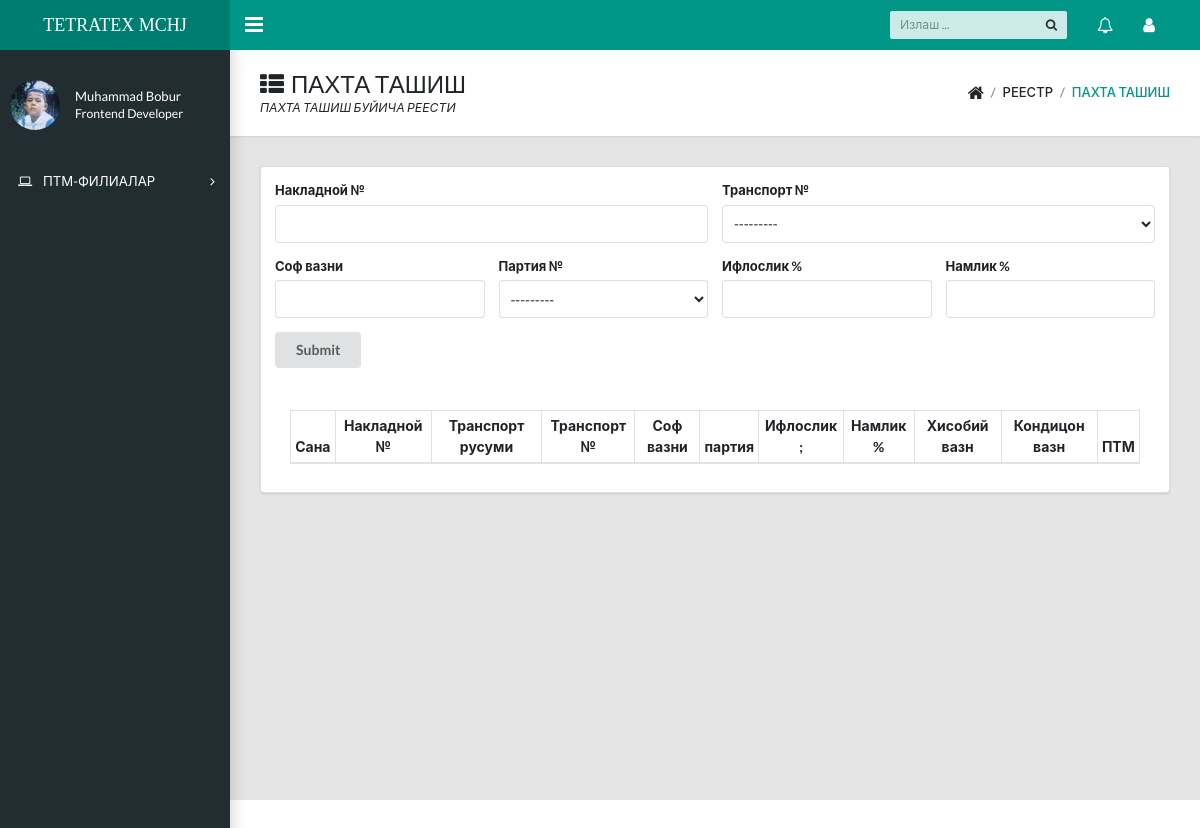
The app's page /home/forms/ (signed in), older data.
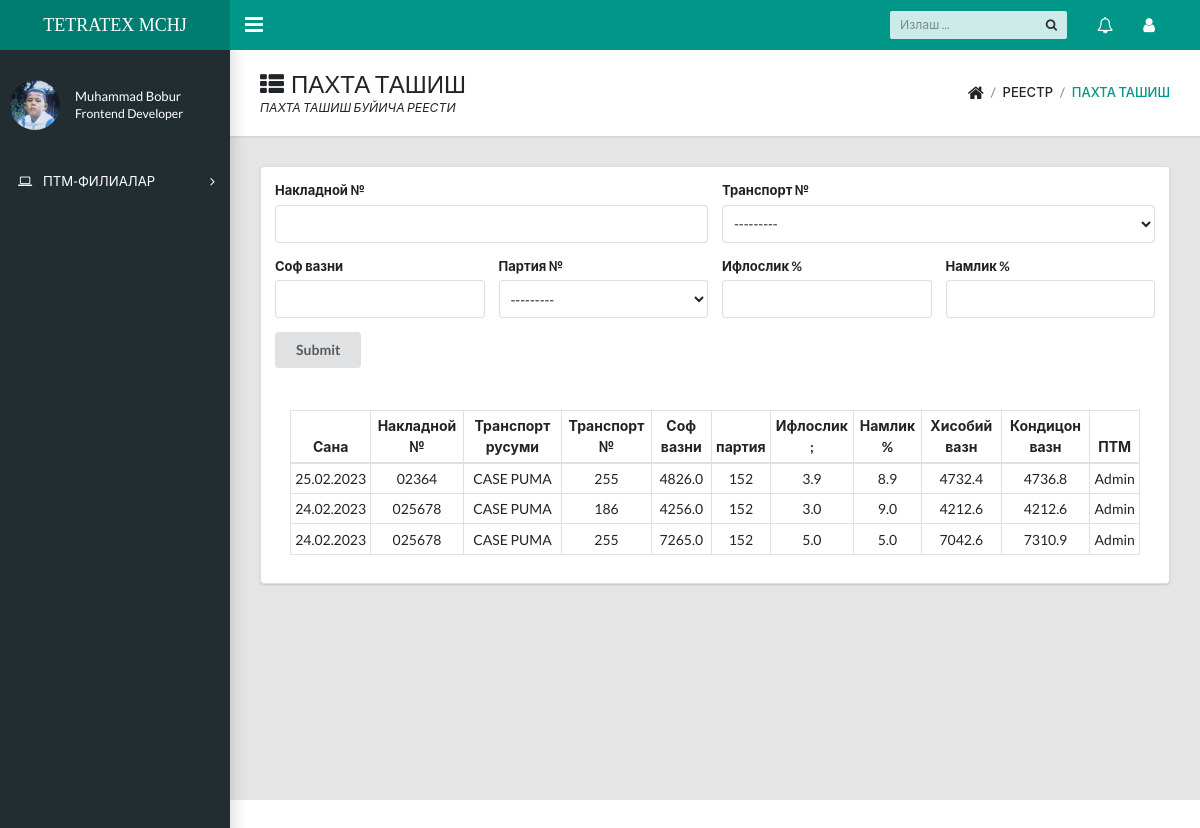
The same page, newer data.
### tash/models.py (models this page shows, shortened)
class Tashish(models.Model):
    ptm=models.ForeignKey('Punkt',on_delete=models.SET_NULL,null=True)
    date=models.DateField()
    nak_num=models.CharField(max_length=20,verbose_name='Накладной раками')
    transport=models.ForeignKey('Transport',on_delete=models.SET_NULL,verbose_name='Транспортни танланг',null=True)
    sofVazn=models.FloatField(verbose_name='Соф Вазни')
    partiya=models.ForeignKey("Partiya",on_delete=models.SET_NULL,verbose_name='Партия раками',null=True)
    ifloslik=models.FloatField(verbose_name='Ифлослиги')
    namlik=models.FloatField(verbose_name='Намлиги')
    xisobiy=models.FloatField(blank=True,verbose_name='Хисобий Вазни')
    kond=models.FloatField(blank=True,verbose_name='Кондицион Вазни')
    imzo=models.BooleanField(default=False)
    class Meta:
        verbose_name_plural = "ПАХТАНИ ТАШИШ"

### tash/views.py (the view)
# urls.py: path('forms/',formsfor, name="formset"),
def formsfor(request):
    user=request.user.profile
    ptm=request.user.punkt.id
    partiya=Partiya.objects.filter(ptm=ptm)
    tr_list=Transport.objects.all()
    form=TashishForm(request.POST)
    tash=Tashish.objects.filter(ptm=ptm).order_by('-date').values('date','nak_num','transport__rusum','transport__tr_num','sofVazn','partiya__partiya','ifloslik','namlik','xisobiy','kond','ptm__name')[0:10]
    context={'user':user,'form':form,"tr_list":tr_list,"partiya":partiya,"tash":tash}
    return render(request,'forms/forms.html',context)

### tash/forms.py
class TashishForm(forms.ModelForm):
    class Meta:
        model=Tashish
        fields=['nak_num','transport','sofVazn','partiya','ifloslik','namlik']
        widgets={
            'nak_num':forms.TextInput(attrs={'type':'number'}),
            'sofVazn':forms.TextInput(attrs={'type':'number'}),
        }

### templates/forms/forms.html
{% extends 'docs/dashboard.html' %}
{% block content %}
<main class="app-content">
  <div class="app-title">
    <div>
      <h1><i class="fa fa-th-list pr-2"></i>ПАХТА ТАШИШ</h1>
      <p>ПАХТА ТАШИШ БУЙИЧА РЕЕСТИ</p>
    </div>
    <ul class="app-breadcrumb breadcrumb side">
      <li class="breadcrumb-item"><i class="fa fa-home fa-lg"></i></li>
      <li class="breadcrumb-item">РЕЕСТР</li>
      <li class="breadcrumb-item active"><a href="#">ПАХТА ТАШИШ</a></li>
    </ul>
  </div>
  {% include 'forms/forms-inc.html' %}
  <div class="col-12 pt-5">
  {% include 'forms/mini-table.html'%}
  </div>
</main>
{% endblock %}

### templates/forms/mini-table.html
<table class="table table-sm table-bordered text-center">
    <thead>
      <tr>
        <th scope="col">Сана</th>
        <th scope="col">Накладной №</th>
        <th scope="col">Транспорт русуми</th>
        <th scope="col">Транспорт №</th>
        <th scope="col">Соф вазни</th>
        <th scope="col">партия</th>
        <th scope="col">Ифлослик ;</th>
        <th scope="col">Намлик %</th>
        <th scope="col">Хисобий вазн</th>
        <th scope="col">Кондицон вазн</th>
        <th scope="col">ПТМ</th>
      </tr>
    </thead>
    <tbody>
      {% for t in tash %}
      <tr>
       <td>{{t.date|date:"d.m.Y"}}</td>
       <td>{{t.nak_num}}</td>
       <td>{{t.transport__rusum}}</td>
       <td>{{t.transport__tr_num}}</td>
       <td>{{t.sofVazn}}</td>
       <td>{{t.partiya__partiya}}</td>
       <td>{{t.ifloslik}}</td>
       <td>{{t.namlik}}</td>
       <td>{{t.xisobiy}}</td>
       <td>{{t.kond}}</td>
       <td>{{t.ptm__name}}</td>
      </tr>
      {% endfor %}
    </tbody>
  </table>

Row changes from the older to the newer data that the page shows:
now on this page (row edited): Tashish: date "25.02.2023", nak_num "02364", transport__rusum "CASE PUMA", transport__tr_num "255", sofVazn "4826.0", partiya__partiya "152", ifloslik "3.9", namlik "8.9", xisobiy "4732.4", kond "4736.8", ptm__name "Admin"
now on this page (row edited): Tashish: date "24.02.2023", nak_num "025678", transport__rusum "CASE PUMA", transport__tr_num "186", sofVazn "4256.0", partiya__partiya "152", ifloslik "3.0", namlik "9.0", xisobiy "4212.6", kond "4212.6", ptm__name "Admin"
now on this page (row edited): Tashish: date "24.02.2023", nak_num "025678", transport__rusum "CASE PUMA", transport__tr_num "255", sofVazn "7265.0", partiya__partiya "152", ifloslik "5.0", namlik "5.0", xisobiy "7042.6", kond "7310.9", ptm__name "Admin"
